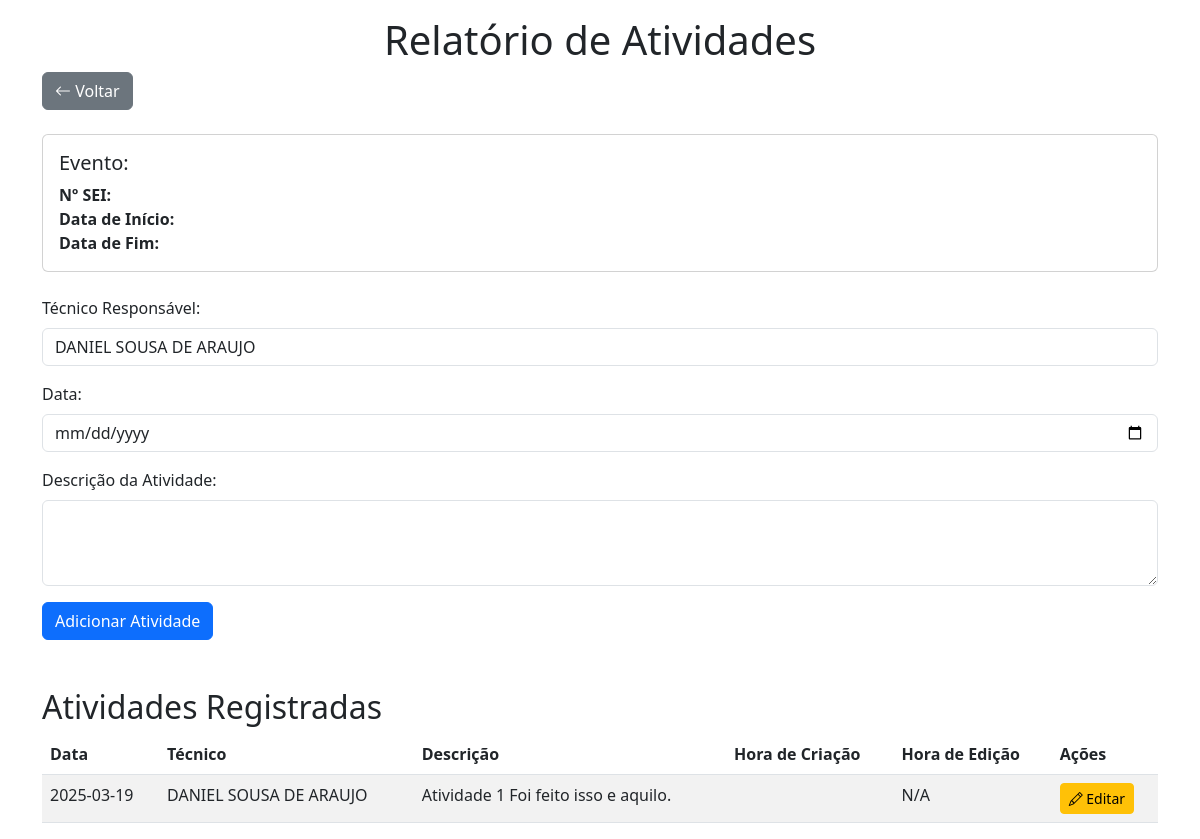
Screenshot of /relatorio_atividades/2 with the database file from the repository.
### tables this page shows
CREATE TABLE atividades (
    id INTEGER PRIMARY KEY AUTOINCREMENT,
    evento_id INTEGER NOT NULL,
    tecnico_id INTEGER NOT NULL,
    data TEXT NOT NULL,
    descricao TEXT NOT NULL,
    FOREIGN KEY (evento_id) REFERENCES eventos (id),
    FOREIGN KEY (tecnico_id) REFERENCES tecnicos (id)
);

CREATE TABLE tecnicos (
    id INTEGER PRIMARY KEY AUTOINCREMENT,
    nome TEXT NOT NULL UNIQUE
);

### app.py (the view, shortened to what this page needs)
@app.route("/relatorio_atividades/<int:evento_id>", methods=["GET", "POST"])
def relatorio_atividades(evento_id):
    conn = get_db_connection()
    evento = conn.execute('SELECT * FROM eventos WHERE id = ?', (evento_id,)).fetchone()
    atividades = conn.execute('''
        SELECT a.data, a.descricao, t.nome AS tecnico
        FROM atividades a
        JOIN tecnicos t ON a.tecnico_id = t.id
        WHERE a.evento_id = ?
    ''', (evento_id,)).fetchall()
    tecnicos = conn.execute('SELECT * FROM tecnicos').fetchall()
    conn.close()
    return render_template("relatorio_atividades.html", evento=evento, atividades=atividades, tecnicos=tecnicos)

### app.py (called while the page is built)
def get_db_connection():
    conn = sqlite3.connect('eventos.db')
    conn.row_factory = sqlite3.Row  # Retorna as linhas como dicionários
    return conn

### templates/relatorio_atividades.html (shortened to what this page needs)
<!DOCTYPE html>
<html lang="pt-br">
<head>
    <link href="https://cdn.jsdelivr.net/npm/bootstrap@5.3.0/dist/css/bootstrap.min.css" rel="stylesheet">
    <link href="https://cdn.jsdelivr.net/npm/bootstrap-icons@1.10.5/font/bootstrap-icons.css" rel="stylesheet">
</head>
<body>
    <div class="container mt-3">
        <h1 class="text-center">Relatório de Atividades</h1>
        <button onclick="fecharModal()" class="btn btn-secondary mb-4">
            <i class="bi bi-arrow-left"></i> Voltar
        </button>
        <div class="card mb-4">
            <div class="card-body">
                <h5 class="card-title">Evento: {{ evento.tipo }}</h5>
                <p class="card-text">
                    <strong>Nº SEI:</strong> {{ evento.numero_sei }}<br>
                    <strong>Data de Início:</strong> {{ evento.data_inicio }}<br>
                    <strong>Data de Fim:</strong> {{ evento.data_fim }}
                </p>
            </div>
        </div>
        <form action="/relatorio_atividades/{{ evento.id }}" method="post" onsubmit="fecharModalAposSubmit()">
            <div class="mb-3">
                <label class="form-label">Técnico Responsável:</label>
                <select name="tecnico" class="form-control" required>
                    {% for tecnico in tecnicos %}
                        <option value="{{ tecnico.id }}">{{ tecnico.nome }}</option>
                    {% endfor %}
                </select>
            </div>
            <div class="mb-3">
                <label class="form-label">Data:</label>
                <input type="date" name="data" class="form-control" required>
            </div>
            <div class="mb-3">
                <label class="form-label">Descrição da Atividade:</label>
                <textarea name="descricao" class="form-control" rows="3" required></textarea>
            </div>
            <button type="submit" class="btn btn-primary">Adicionar Atividade</button>
        </form>
        <h2 class="mt-5">Atividades Registradas</h2>
        <table class="table table-striped">
            <thead>
                <tr>
                    <th>Data</th>
                    <th>Técnico</th>
                    <th>Descrição</th>
                    <th>Hora de Criação</th>
                    <th>Hora de Edição</th>
                    <th>Ações</th>
                </tr>
            </thead>
            <tbody>
                {% for atividade in atividades %}
                    <tr>
                        <td>{{ atividade.data }}</td>
                        <td>{{ atividade.tecnico }}</td>
                        <td>{{ atividade.descricao }}</td>
                        <td>{{ atividade.hora_criacao }}</td>
                        <td>{{ atividade.hora_edicao or "N/A" }}</td>
                        <td>
                            <button class="btn btn-warning btn-sm" data-bs-toggle="modal" data-bs-target="#editActivityModal{{ atividade.id }}">
                                <i class="bi bi-pencil"></i> Editar
                            </button>
                        </td>
                    </tr>
                {% endfor %}
            </tbody>
        </table>
    </div>
</body>
</html>

### rows the page displays
atividades: data "2025-03-19", tecnico "DANIEL SOUSA DE ARAUJO", descricao "Atividade 1 Foi feito isso e aquilo.", hora_edicao "N/A"

### other values shown
form field tecnico "DANIEL SOUSA DE ARAUJO"
